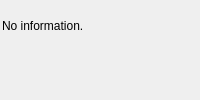
  <widget class="QDockWidget" name="dockWidgetElevation">
   <property name="sizePolicy">
    <sizepolicy hsizetype="Preferred" vsizetype="Preferred">
     <horstretch>0</horstretch>
     <verstretch>0</verstretch>
    </sizepolicy>
   </property>
   <property name="minimumSize">
    <size>
     <width>200</width>
     <height>80</height>
    </size>
   </property>
   <property name="windowIcon">
    <iconset resource="../../littlenavmap.qrc">
     <normaloff>:/littlenavmap/resources/icons/profiledock.svg</normaloff>:/littlenavmap/resources/icons/profiledock.svg</iconset>
   </property>
   <property name="features">
    <set>QDockWidget::AllDockWidgetFeatures</set>
   </property>
   <property name="windowTitle">
    <string>Flight Plan Elevation Profile</string>
   </property>
   <attribute name="dockWidgetArea">
    <number>8</number>
   </attribute>
   <widget class="QWidget" name="dockWidgetContentsElevation">
    <layout class="QVBoxLayout" name="verticalLayout_12">
     <property name="spacing">
      <number>2</number>
     </property>
     <property name="leftMargin">
      <number>2</number>
     </property>
     <property name="topMargin">
      <number>2</number>
     </property>
     <property name="rightMargin">
      <number>2</number>
     </property>
     <property name="bottomMargin">
      <number>2</number>
     </property>
     <item>
      <widget class="QLabel" name="labelElevationInfo">
       <property name="text">
        <string>No information.</string>
       </property>
       <property name="wordWrap">
        <bool>true</bool>
       </property>
      </widget>
     </item>
     <item>
      <widget class="QWidget" name="elevationWidgetDummy" native="true"/>
     </item>
    </layout>
   </widget>
  </widget>
